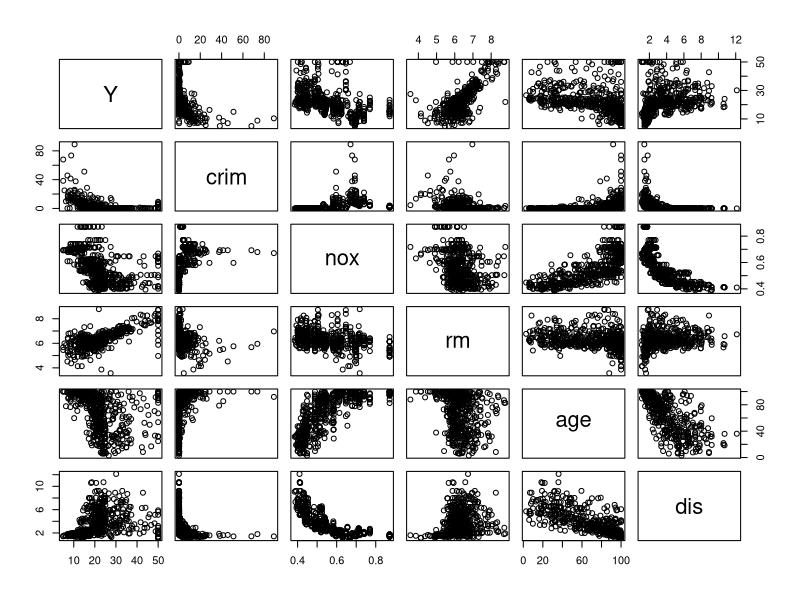
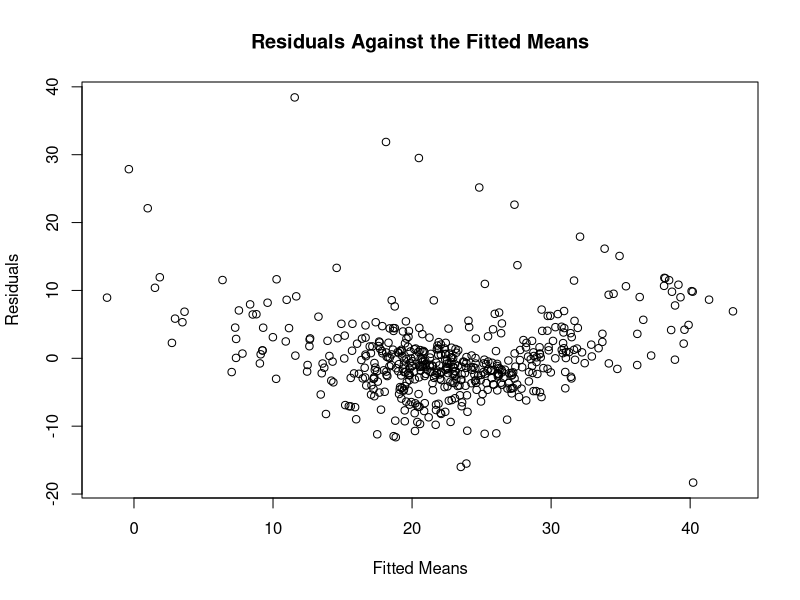
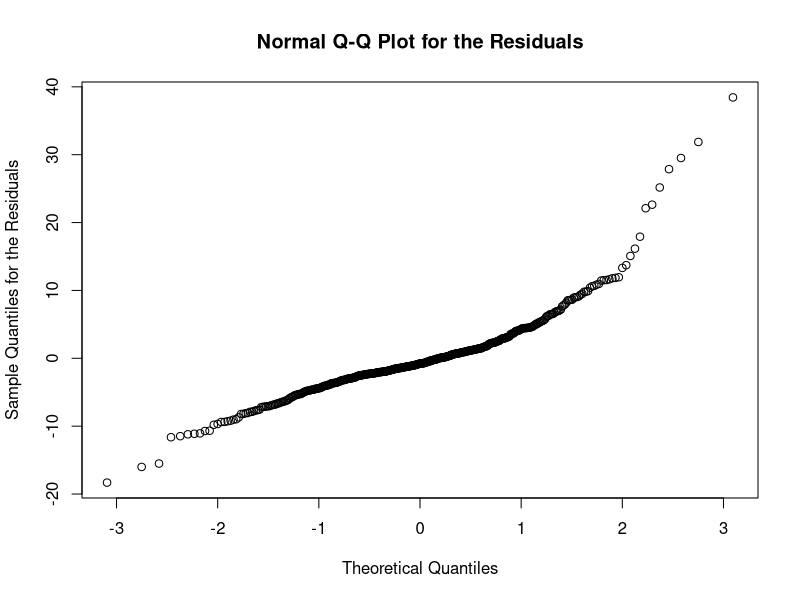

The R script that drew these images, in order:
library(MASS)
data(Boston)

?Boston
Y=as.matrix(Boston$medv)
X=as.matrix(Boston[,c('crim','nox','rm','age','dis')])

# part (a)
#png("scatter_a.png")
dfrm <- data.frame(Y, X)
plot(dfrm)
# dev.off()

X=cbind(rep(1,dim(Boston)[1]),X)

# part (b)
qrx <- qr(X)
qrx$rank

# part (c)
beta.hat <- solve(t(X) %*% X) %*% t(X) %*% Y
beta.hat
Y.hat <- X %*% beta.hat;
head(Y.hat)
e <- Y - Y.hat
head(e)

# part (d)
png("resids_d.png")
plot(Y.hat, e, main="Residuals Against the Fitted Means", xlab="Fitted Means", ylab = "Residuals")
dev.off()

# part (e)
png("normplot_e.png")
qqnorm(e, ylab = "Sample Quantiles for the Residuals", main="Normal Q-Q Plot for the Residuals")
dev.off()

# part (f)
sigma.squared.hat <- (t(e) %*% e) / (506 - 6)
sigma.squared.hat

# part (f)
m1=lm(medv~crim+nox+rm+age+dis,data=Boston)
m1$coeff # agrees with beta.hat computed earlier
r <- m1$residuals  # agrees with e computed earlier
m1$df.residual     # agrees with 506 - rank(X)
fitted(m1)
residuals(m1)
df.residual(m1)
